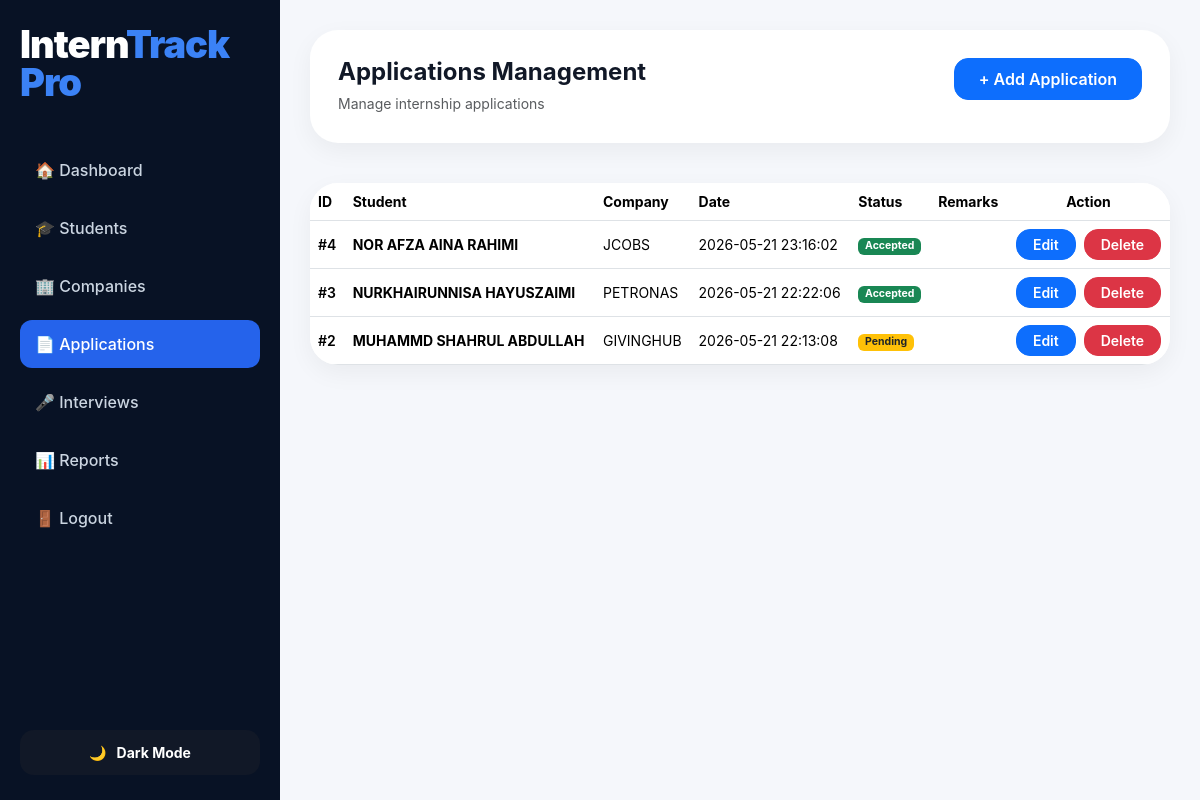
Page /applications.php (signed in) on the committed database.
### tables this page shows
CREATE TABLE `applications` (
  `id` int(11) NOT NULL,
  `student_id` int(11) NOT NULL,
  `company_id` int(11) NOT NULL,
  `application_date` timestamp NOT NULL DEFAULT current_timestamp(),
  `status` varchar(50) DEFAULT 'Pending',
  `remarks` text DEFAULT NULL
);

CREATE TABLE `students` (
  `id` int(11) NOT NULL,
  `full_name` varchar(100) NOT NULL,
  `email` varchar(100) NOT NULL,
  `phone` varchar(20) NOT NULL,
  `university` varchar(100) NOT NULL,
  `course` varchar(100) NOT NULL,
  `internship_status` varchar(50) NOT NULL,
  `created_at` timestamp NOT NULL DEFAULT current_timestamp()
);

CREATE TABLE `companies` (
  `id` int(11) NOT NULL,
  `company_name` varchar(100) NOT NULL,
  `email` varchar(100) NOT NULL,
  `phone` varchar(20) NOT NULL,
  `location` varchar(100) NOT NULL,
  `industry` varchar(100) NOT NULL,
  `internship_slots` int(11) NOT NULL,
  `created_at` timestamp NOT NULL DEFAULT current_timestamp()
);

### applications.php (the view, shortened to what this page needs)
<?php
include "config/db.php";
$query = "
SELECT applications.*,
students.full_name,
companies.company_name
FROM applications
JOIN students ON applications.student_id = students.id
JOIN companies ON applications.company_id = companies.id
ORDER BY applications.id DESC
";
$result = mysqli_query($conn, $query);
?>
<!DOCTYPE html>
<html lang="en">
<head>
<link href="https://cdn.jsdelivr.net/npm/bootstrap@5.3.3/dist/css/bootstrap.min.css" rel="stylesheet">
<link rel="stylesheet" href="assets/css/sidebar.css">
<link rel="stylesheet" href="assets/css/dashboard.css">
</head>
<body>
<?php include "includes/sidebar.php"; ?>
<div class="main-content">
    <div class="topbar box">
        <div>
            <h4 class="fw-bold mb-1">Applications Management</h4>
            <small class="text-muted">Manage internship applications</small>
        </div>
        <a href="add_application.php" class="btn btn-primary px-4 py-2">
            + Add Application
        </a>
    </div>
    <div class="box mt-4 p-0 overflow-hidden">
        <div class="table-responsive">
            <table class="table align-middle mb-0 custom-table">
                <thead>
                    <tr>
                        <th>ID</th>
                        <th>Student</th>
                        <th>Company</th>
                        <th>Date</th>
                        <th>Status</th>
                        <th>Remarks</th>
                        <th class="text-center">Action</th>
                    </tr>
                </thead>
                <tbody>
                <?php while($row = mysqli_fetch_assoc($result)){ ?>
                    <tr>
                        <td class="fw-semibold">
                            #<?php echo $row['id']; ?>
                        </td>
                        <td>
                            <b><?php echo htmlspecialchars($row['full_name']); ?></b>
                        </td>
                        <td>
                            <?php echo htmlspecialchars($row['company_name']); ?>
                        </td>
                        <td>
                            <?php echo $row['application_date']; ?>
                        </td>
                        <td>
                            <?php
                            $status = strtolower($row['status']);
                            if($status == "accepted"){
                                echo "<span class='badge bg-success'>Accepted</span>";
                            }
                            elseif($status == "rejected"){
                                echo "<span class='badge bg-danger'>Rejected</span>";
                            }
                            else{
                                echo "<span class='badge bg-warning text-dark'>Pending</span>";
                            }
                            ?>
                        </td>
                        <td>
                        </td>
                        <td>
                            <div class="d-flex justify-content-center gap-2">
                                <a href="edit_application.php?id=<?php echo $row['id']; ?>"
                                   class="btn btn-sm btn-primary px-3">
                                    Edit
                                </a>
                                <a href="delete_application.php?id=<?php echo $row['id']; ?>"
                                   class="btn btn-sm btn-danger px-3"
                                   onclick="return confirm('Delete this application?')">
                                    Delete
                                </a>
                            </div>
                        </td>
                    </tr>
                <?php } ?>
                </tbody>
            </table>
        </div>
    </div>
</div>
</body>
</html>

### assets/css/dashboard.css (style rules this page uses)
html, body { max-width: 100%; overflow-x: hidden; }
body { font-family: 'Inter', sans-serif; background: #f4f6fb; margin: 0; color: #111827; transition: all 0.3s ease; }
body, .sidebar, .topbar, .box, .card-box, .card, .card-body, .main-content, .table, .form-control, input, select, textarea { transition: all 0.3s ease; }
.main-content { margin-left: 280px; padding: 30px; background: #f5f7fb; min-height: 100vh; }
.topbar { display: flex; justify-content: space-between; align-items: flex-start; margin-bottom: 40px; }
.box { background: #ffffff; border-radius: 28px; padding: 28px; box-shadow: 0 8px 25px rgba(0, 0, 0, 0.05); }
.table { width: 100%; vertical-align: middle; }
.table th { font-weight: 700; font-size: 14px; }
.table td { font-size: 14px; }
.btn { border-radius: 14px; font-weight: 600; }

### rows in the picture
applications: id "4", student.full_name "NOR AFZA AINA RAHIMI", company.company_name "JCOBS", application_date "2026-05-21 23:16:02", status "Accepted"
applications: id "3", student.full_name "NURKHAIRUNNISA HAYUSZAIMI", company.company_name "PETRONAS", application_date "2026-05-21 22:22:06", status "Accepted"
applications: id "2", student.full_name "MUHAMMD SHAHRUL ABDULLAH", company.company_name "GIVINGHUB", application_date "2026-05-21 22:13:08", status "Pending"
